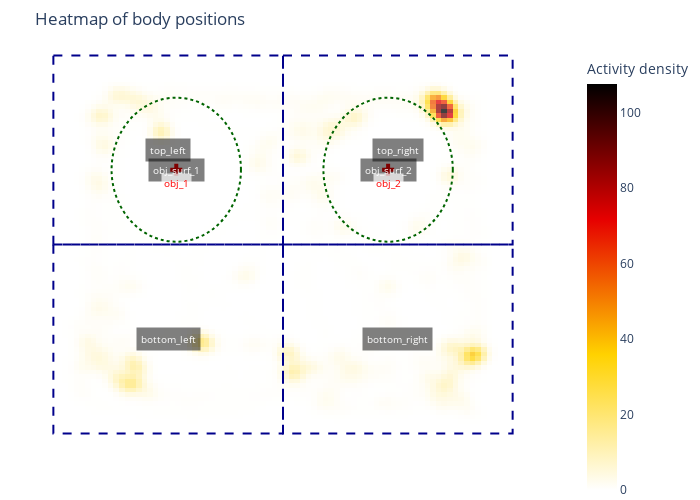

The cell this chart's notebook holds for it:
### Code cell
rst.plot_heatmap(params, example_path, bodypart = 'body', colorscale='hot_r')

### Figure 1 — Plotly figure (JSON) as saved in the notebook; plotly's stock layout.template omitted (floating-point values rounded to 4 significant figures; data arrays with more than 128 entries replaced by an {"elided": "..."} marker saying what was removed)
{"data": [{"colorbar": {"title": {"text": "Activity density"}}, "colorscale": [[0, "rgb(255,255,255)"], [0.3333, "rgb(255,210,0)"], [0.6667, "rgb(230,0,0)"], [1, "rgb(0,0,0)"]], "hoverinfo": "x+y+z", "opacity": 0.75, "type": "heatmap", "x": [0, 7, 14, 21, 28, 35, 42, 49, 56, 63, 70, 77, 84, 91, 98, 105, 112, 119, 126, 133, 140, 147, 154, 161, 168, 175, 182, 189, 196, 203, 210, 217, 224, 231, 238, 245, 252, 259, 266, 273, 280, 287, 294, 301, 308, 315, 322, 329, 336, 343, 350, 357, 364, 371, 378, 385, 392, 399, 406, 413, 420, 427, 434, 441, 448, 455, 462, 469, 476, 483, 490, 497, 504, 511, 518, 525, 532, 539, 546, 553, 560, 567, 574, 581, 588, 595, 602, 609, 616, 623, 630, 637, 644, 651, 658, 665, 672, 679, 686, 693, 700], "y": [0, 5, 10, 15, 20, 25, 30, 35, 40, 45, 50, 55, 60, 65, 70, 75, 80, 85, 90, 95, 100, 105, 110, 115, 120, 125, 130, 135, 140, 145, 150, 155, 160, 165, 170, 175, 180, 185, 190, 195, 200, 205, 210, 215, 220, 225, 230, 235, 240, 245, 250, 255, 260, 265, 270, 275, 280, 285, 290, 295, 300, 305, 310, 315, 320, 325, 330, 335, 340, 345, 350, 355, 360, 365, 370, 375, 380, 385, 390, 395, 400, 405, 410, 415, 420, 425, 430, 435, 440, 445, 450, 455, 460, 465, 470, 475, 480, 485, 490, 495, 500], "z": {"elided": "100x100 float values"}}, {"hoverinfo": "name", "marker": {"color": "red", "size": 10, "symbol": "cross"}, "mode": "markers", "name": "obj_1", "type": "scatter", "x": [218], "y": [133]}, {"hoverinfo": "name", "marker": {"color": "red", "size": 10, "symbol": "cross"}, "mode": "markers", "name": "obj_2", "type": "scatter", "x": [480], "y": [133]}], "layout": {"annotations": [{"bgcolor": "rgba(0,0,0,0.5)", "bordercolor": "rgba(0,0,0,0)", "borderpad": 4, "font": {"color": "white", "size": 10}, "showarrow": false, "text": "top_right", "x": 492, "y": 111}, {"bgcolor": "rgba(0,0,0,0.5)", "bordercolor": "rgba(0,0,0,0)", "borderpad": 4, "font": {"color": "white", "size": 10}, "showarrow": false, "text": "top_left", "x": 208, "y": 111}, {"bgcolor": "rgba(0,0,0,0.5)", "bordercolor": "rgba(0,0,0,0)", "borderpad": 4, "font": {"color": "white", "size": 10}, "showarrow": false, "text": "bottom_left", "x": 208, "y": 321}, {"bgcolor": "rgba(0,0,0,0.5)", "bordercolor": "rgba(0,0,0,0)", "borderpad": 4, "font": {"color": "white", "size": 10}, "showarrow": false, "text": "bottom_right", "x": 492, "y": 321}, {"bgcolor": "rgba(0,0,0,0.5)", "bordercolor": "rgba(0,0,0,0)", "borderpad": 4, "font": {"color": "white", "size": 10}, "showarrow": false, "text": "obj_surf_1", "x": 218, "y": 133}, {"bgcolor": "rgba(0,0,0,0.5)", "bordercolor": "rgba(0,0,0,0)", "borderpad": 4, "font": {"color": "white", "size": 10}, "showarrow": false, "text": "obj_surf_2", "x": 480, "y": 133}, {"bgcolor": "rgba(255,255,255,0.7)", "bordercolor": "rgba(0,0,0,0)", "borderpad": 2, "font": {"color": "red", "size": 10}, "showarrow": false, "text": "obj_1", "x": 218, "y": 148}, {"bgcolor": "rgba(255,255,255,0.7)", "bordercolor": "rgba(0,0,0,0)", "borderpad": 2, "font": {"color": "red", "size": 10}, "showarrow": false, "text": "obj_2", "x": 480, "y": 148}], "autosize": false, "height": 500, "margin": {"b": 0, "l": 0, "r": 0, "t": 50}, "plot_bgcolor": "white", "shapes": [{"fillcolor": "rgba(0,0,0,0)", "line": {"color": "DarkBlue", "dash": "dash", "width": 2}, "path": "M 350.0,6.0 L 634.0,6.0 L 634.0,216.0 L 350.0,216.0 Z", "type": "path"}, {"fillcolor": "rgba(0,0,0,0)", "line": {"color": "DarkBlue", "dash": "dash", "width": 2}, "path": "M 66.0,6.0 L 350.0,6.0 L 350.0,216.0 L 66.0,216.0 Z", "type": "path"}, {"fillcolor": "rgba(0,0,0,0)", "line": {"color": "DarkBlue", "dash": "dash", "width": 2}, "path": "M 66.0,216.0 L 350.0,216.0 L 350.0,426.0 L 66.0,426.0 Z", "type": "path"}, {"fillcolor": "rgba(0,0,0,0)", "line": {"color": "DarkBlue", "dash": "dash", "width": 2}, "path": "M 350.0,216.0 L 634.0,216.0 L 634.0,426.0 L 350.0,426.0 Z", "type": "path"}, {"fillcolor": "rgba(0,0,0,0)", "line": {"color": "DarkGreen", "dash": "dot", "width": 2}, "type": "circle", "x0": 138, "x1": 298, "xref": "x", "y0": 53, "y1": 213, "yref": "y"}, {"fillcolor": "rgba(0,0,0,0)", "line": {"color": "DarkGreen", "dash": "dot", "width": 2}, "type": "circle", "x0": 400, "x1": 560, "xref": "x", "y0": 53, "y1": 213, "yref": "y"}], "showlegend": false, "title": {"text": "Heatmap of body positions"}, "width": 700, "xaxis": {"range": [0, 700], "showgrid": false, "visible": false, "zeroline": false}, "yaxis": {"autorange": "reversed", "range": [0, 500], "showgrid": false, "visible": false, "zeroline": false}}}
